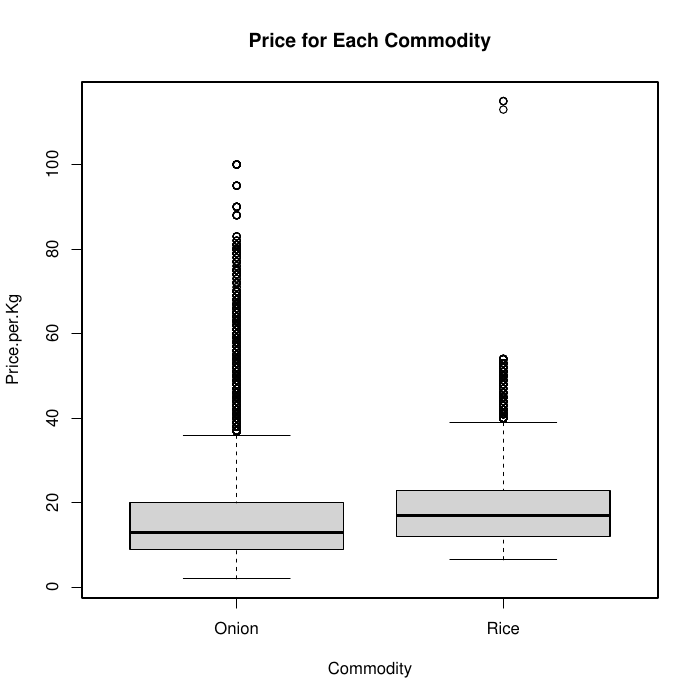

R code for this plot:
library(tidyverse)
pdf("visualization.pdf")
retail_prices<-read.csv("India_Key_Commodities_Retail_Prices_1997_2015.csv")
names(retail_prices)
levels(factor(retail_prices$Commodity))

#Stats for Commodities
avg_onion_price= mean(Onion_Prices)
sd_onion_price=sd(Onion_Prices)
avg_rice_price=mean(Rice_Prices)
sd_rice_price=sd(Rice_Prices)

#Data Peperation for Box Plot
Onion_Prices <- retail_prices[retail_prices$Commodity=='Onion','Price.per.Kg']
Rice_Prices <-  retail_prices[retail_prices$Commodity=='Rice','Price.per.Kg']
box_plot_data<- retail_prices[retail_prices$Commodity=='Onion'|retail_prices$Commodity=='Rice',c('Commodity','Price.per.Kg')]
#Boxplot for Prices of Onion and Rice
boxplot(Price.per.Kg~Commodity,data =box_plot_data,main='Price for Each Commodity')

#Data Peperation for historgram
onion<- data.frame(Price=Onion_Prices)
onion$Commodity<-'Onion'
rice<- data.frame(Price=Rice_Prices)
rice$Commodity<-'Rice'
hist_data<-rbind(onion,rice)

#historgram of both onion and rice prices on same graph
ggplot(hist_data, aes(Price, fill = Commodity)) + 
  geom_histogram(alpha = 0.5, aes(y = ..density..), position = 'identity')

dev.off()
